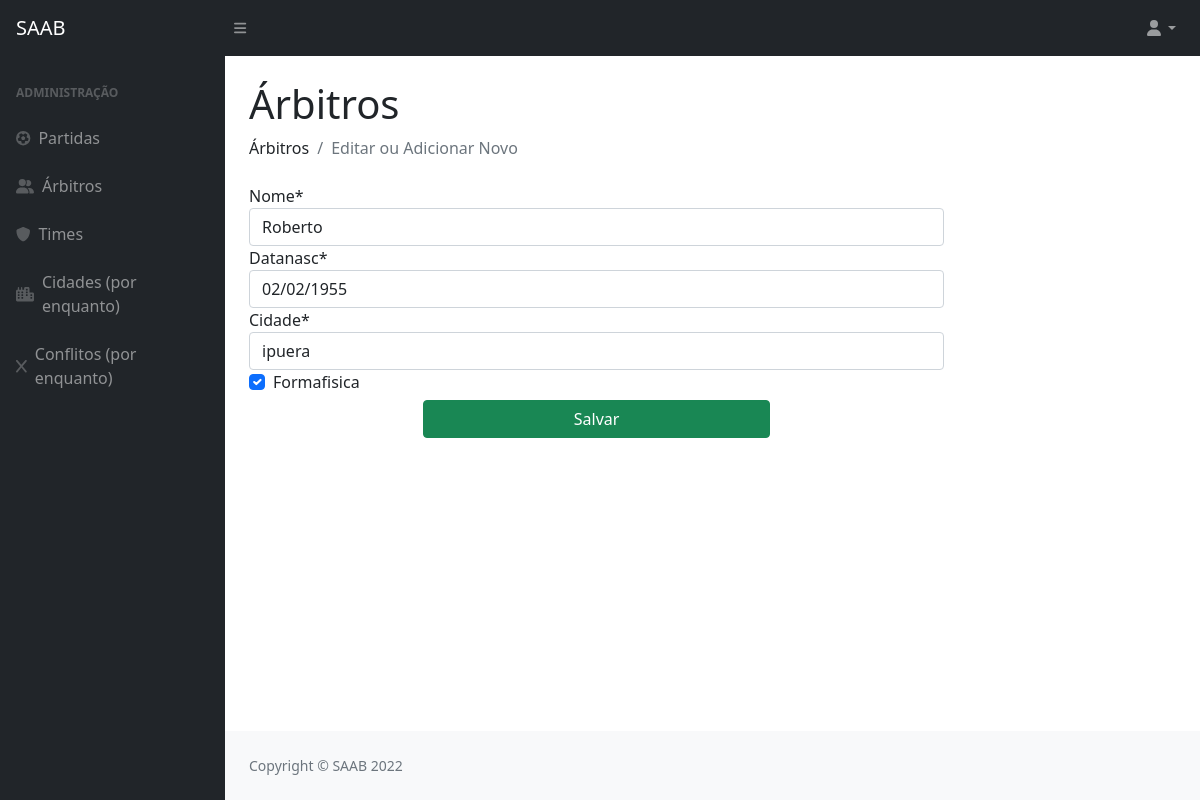
Page /updateArbitro/9 on the committed database.
### privado/models.py (models this page shows, shortened)
class Arbitro(models.Model):
    codigo = models.AutoField(primary_key=True)
    datanasc = models.DateField()
    cidade = models.ForeignKey(Cidade, on_delete=models.CASCADE)
    nome = models.CharField(max_length=100)
    formafisica = models.BooleanField()

class Cidade(models.Model):
    codigo = models.AutoField(primary_key=True)
    nome = models.CharField(max_length=100)
    def __str__(self):
        return (self.nome)

### privado/views.py (the view)
# urls.py: path('updateArbitro/<int:id>', updateArbitro, name="url_updateArbitro"),
def updateArbitro(request, id):
    arbi = Arbitro.objects.get(pk=id)
    formArbitro = ArbitroForm(request.POST or None, instance=arbi)
    if formArbitro.is_valid() :
        formArbitro.save()
        return redirect("/arbitros")
    pacote = {"formArbitro": formArbitro}
    return render(request, "SAAB/formArbitro.html", pacote)

### privado/form.py
class ArbitroForm(ModelForm):
    class Meta:
        model = Arbitro
        fields = ["nome", "datanasc", "cidade", "formafisica"]

### privado/templates/SAAB/formArbitro.html (shortened to what this page needs)
{% extends 'SAAB/layout.html' %}
{% block conteudo %}
{% load static %}
{% load crispy_forms_tags %}
<!DOCTYPE html>
<html>
    <head>
    </head>
    <body>
        <h1 class="mt-4">Árbitros</h1>
        <ol class="breadcrumb mb-4">
            <li class="breadcrumb-item">Árbitros</li>
            <li class="breadcrumb-item active">Editar ou Adicionar Novo</li>
        </ol>
        <form method="post" class="w-75">
            {{ formArbitro|crispy }}
            <div class="w-100 text-center">
                <button type="submit" class="w-50 mt-1 btn btn-success">Salvar</button>
            </div>
        </form>
    </body>
</html>
{% endblock %}

### rows in the picture
Arbitro: nome "Roberto", datanasc "02/02/1955", cidade "ipuera", formafisica "☑"
